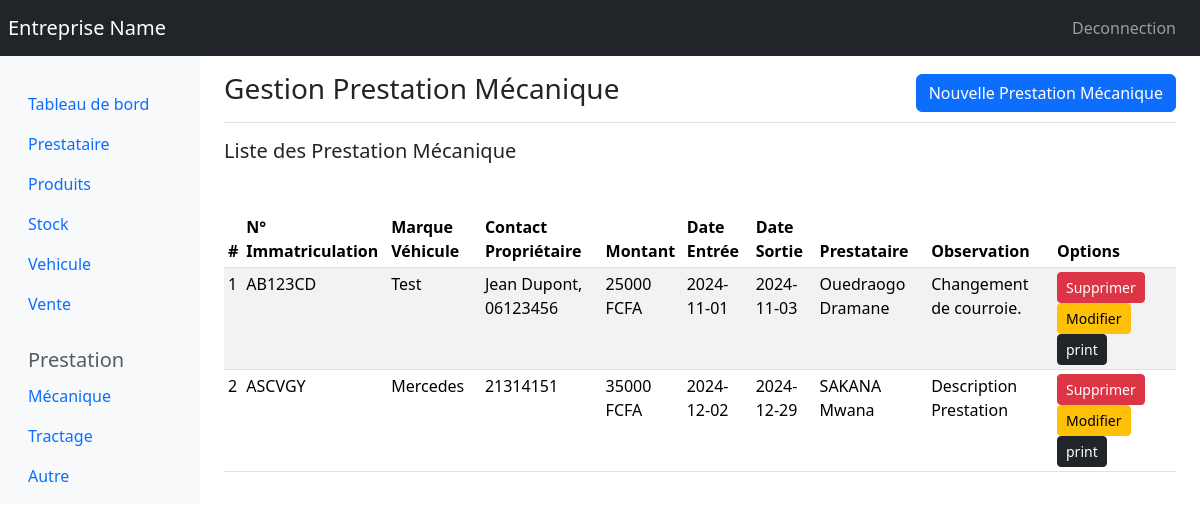
/prestationM.php, run on the app's committed database.
### tables this page shows
CREATE TABLE Mecaniques (id INTEGER PRIMARY KEY AUTOINCREMENT NOT NULL, date_entree DATE NOT NULL, vehicule INTEGER CONSTRAINT fk_vehicule_pm REFERENCES Vehicule (id) ON DELETE RESTRICT ON UPDATE RESTRICT MATCH SIMPLE NOT NULL, num_immatriculation TEXT NOT NULL, proprietaire_contact TEXT NOT NULL, date_sortie DATE, montant INTEGER, prestataire INTEGER REFERENCES Prestataire (id) ON DELETE RESTRICT ON UPDATE RESTRICT MATCH SIMPLE NOT NULL, observation TEXT);

CREATE TABLE Vehicule (id INTEGER PRIMARY KEY AUTOINCREMENT NOT NULL, nom TEXT NOT NULL);

CREATE TABLE Prestataire (id INTEGER PRIMARY KEY AUTOINCREMENT NOT NULL, nom TEXT NOT NULL, prenom TEXT NOT NULL, date_naissance TEXT NOT NULL, telephone TEXT NOT NULL, telephone2 TEXT, poste REAL NOT NULL);

### prestationM.php (the view, shortened to what this page needs)
<?php
include_once('header.php');
$database = dbConnect();
$stmt = $database->prepare("SELECT m.id, m.date_entree, m.vehicule, m.num_immatriculation, m.proprietaire_contact, m.date_sortie, m.prestataire,
    m.observation, m.montant, v.nom AS vehicule_nom, p.nom AS prestataire_nom, p.prenom AS prestataire_prenom FROM Mecaniques m
    LEFT JOIN vehicule v ON m.vehicule = v.id LEFT JOIN prestataire p ON m.prestataire = p.id");
$stmt->execute();
$Mecaniques = $stmt->fetchAll(PDO::FETCH_ASSOC);
?>
<main role="main" class="col-md-9 ml-sm-auto col-lg-10 pt-3 px-4">
    <div class="d-flex justify-content-between flex-wrap flex-md-nowrap align-items-center pb-2 mb-3 border-bottom">
        <h3 class="h3">Gestion Prestation Mécanique</h3>
        <div class="btn-toolbar mb-2 mb-md-0">
            <div class="btn-group mr-2">
                <a href="#" id="addProd" data-bs-toggle="modal" data-bs-target="#exampleModalAdd" class="btn btn-primary">
                    Nouvelle Prestation Mécanique
                </a>
            </div>
        </div>
    </div>
    <div>
        <h5 class="mb-5">Liste des Prestation Mécanique</h5>
        <div class="table-responsive">
            <table id="productTable" class="table table-striped table-sm">
                <thead>
                    <tr>
                        <th>#</th>
                        <th>N° Immatriculation</th>
                        <th>Marque Véhicule</th>
                        <th>Contact Propriétaire</th>
                        <th>Montant</th>
                        <th>Date Entrée</th>
                        <th>Date Sortie</th>
                        <th>Prestataire</th>
                        <th>Observation</th>
                        <th>Options</th>
                    </tr>
                </thead>
                <tbody>
                    <?php if (!empty($Mecaniques)) {
                        foreach ($Mecaniques as $mecanique) { ?>
                            <tr>
                                <td><?=htmlspecialchars($mecanique['id']);?></td>
                                <td><?=htmlspecialchars($mecanique['num_immatriculation']);?></td>
                                <td><?=htmlspecialchars($mecanique['vehicule_nom']);?></td>
                                <td><?=htmlspecialchars($mecanique['proprietaire_contact']);?></td>
                                <td><?=htmlspecialchars($mecanique['montant']);?> FCFA</td>
                                <td><?=htmlspecialchars($mecanique['date_entree']);?></td>
                                <td><?=htmlspecialchars($mecanique['date_sortie']);?></td>
                                <td><?=htmlspecialchars($mecanique['prestataire_nom']);?> <?=htmlspecialchars($mecanique['prestataire_prenom']);?></td>
                                <td><?=htmlspecialchars($mecanique['observation']);?></td>
                                <td>
                                    <a href="prestationM_delete.php?id=<?=$mecanique['id'];?>" class="btn btn-sm btn-danger">Supprimer</a>
                                    <a href="#" class="btn btn-sm btn-warning" data-bs-toggle="modal" data-bs-target="#exampleModalMaj" data-id="<?=$mecanique['id'];?>" data-num_immatriculation="<?=$mecanique['num_immatriculation'];?>" data-vehicule="<?=$mecanique['vehicule'];?>" data-proprietaire_contact="<?=$mecanique['proprietaire_contact'];?>" data-montant="<?=$mecanique['montant'];?>" data-date_entree="<?=$mecanique['date_entree'];?>" data-date_sortie="<?=$mecanique['date_sortie'];?>" data-prestataire="<?=$mecanique['prestataire'];?>" data-observation="<?=$mecanique['observation'];?>">Modifier</a>
                                    <a href="" class="btn btn-sm btn-dark">print</a>
                                </td>
                            </tr>
                        <?php }
                    } ?>
                </tbody>
            </table>
        </div>
    </div>
</main>

### header.php (shortened to what this page needs)
<!DOCTYPE html>
<html lang="fr">
    <head>
        <link href="assets/bootstrap/css/bootstrap.min.css" rel="stylesheet">
        <link href="assets/font-awesome/css/all.min.css" rel="stylesheet">
        <link href="assets/dataTables/css/dataTables.dataTables.css" rel="stylesheet">
    </head>
    <body>
        <nav class="navbar navbar-dark sticky-top bg-dark flex-md-nowrap p-2">
            <a class="navbar-brand col-sm-3 col-md-2 mr-0" href="#">Entreprise Name</a>
            <ul class="navbar-nav px-3">
                <li class="nav-item text-nowrap">
                <a class="nav-link" href="#">Deconnection</a>
                </li>
            </ul>
        </nav>
        <div class="container-fluid">
            <div class="row">
                <nav class="col-md-2 d-none d-md-block bg-light sidebar">
                    <div class="sidebar-sticky">
                        <ul class="nav flex-column">
                            <li class="nav-item">
                                <a class="nav-link" href="index.php">
                                    Tableau de bord
                                </a>
                            </li>
                            <li class="nav-item">
                                <a class="nav-link" href="prestataire.php">
                                    Prestataire
                                </a>
                            </li>
                            <li class="nav-item">
                                <a class="nav-link" href="produits.php">
                                    Produits
                                </a>
                            </li>
                            <li class="nav-item">
                                <a class="nav-link" href="stock.php">
                                    Stock
                                </a>
                            </li>
                            <li class="nav-item">
                                <a class="nav-link" href="vehicule.php">
                                    Vehicule
                                </a>
                            </li>
                            <li class="nav-item">
                                <a class="nav-link" href="vente.php">
                                    Vente
                                </a>
                            </li>
                        </ul>
                        <h5 class="sidebar-heading d-flex justify-content-between align-items-center px-3 mt-4 mb-1 text-muted">
                            <span>Prestation</span>
                        </h5>
                        <ul class="nav flex-column mb-2">
                            <li class="nav-item">
                                <a class="nav-link" href="prestationM.php">
                                    Mécanique
                                </a>
                            </li>
                            <li class="nav-item">
                                <a class="nav-link" href="prestationT.php">
                                    Tractage
                                </a>
                            </li>
                            <li class="nav-item">
                                <a class="nav-link" href="prestationA.php">
                                    Autre
                                </a>
                            </li>
                        </ul>
                    </div>
                </nav>

### assets/dataTables/css/dataTables.dataTables.css (style rules this page uses)
:root { --dt-row-selected: 13, 110, 253; --dt-row-selected-text: 255, 255, 255; --dt-row-selected-link: 9, 10, 11; --dt-row-stripe: 0, 0, 0; --dt-row-hover: 0, 0, 0; --dt-column-ordering: 0, 0, 0; --dt-html-background: white; }

### data on the page
mecaniques: id "1", num_immatriculation "AB123CD", vehicule.nom "Test", proprietaire_contact "Jean Dupont, 06123456", montant "25000", date_entree "2024-11-01", date_sortie "2024-11-03", prestataire.nom "Ouedraogo", prestataire.prenom "Dramane", observation "Changement de courroie."
mecaniques: id "2", num_immatriculation "ASCVGY", vehicule.nom "Mercedes", proprietaire_contact "21314151", montant "35000", date_entree "2024-12-02", date_sortie "2024-12-29", prestataire.nom "SAKANA", prestataire.prenom "Mwana", observation "Description Prestation"
